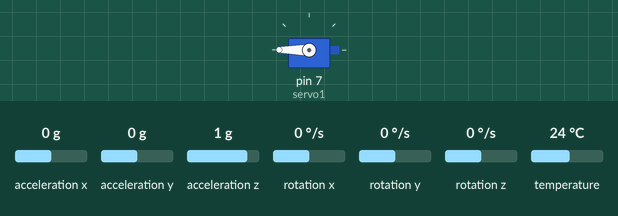
Simulated run of this sketch. Board: Arduino Uno, built with avr-gcc and run on an emulated ATmega328P. On the bench: servo. Inputs (shaded band) come from the test bench; at power-on: acceleration x 0 g, acceleration y 0 g, acceleration z 1 g, rotation x 0 °/s, rotation y 0 °/s, rotation z 0 °/s, temperature 24 °C. What the sketch prints to the serial monitor is not drawn.

Above: at 1.3 s.
1.4 s: acceleration x set to -1.4 g
At 1.9 s:
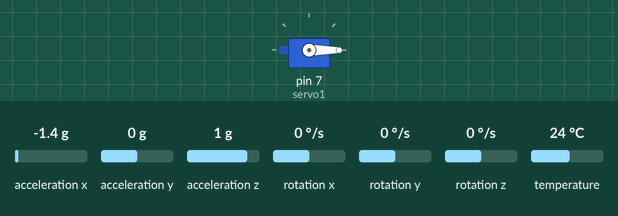
2.9 s: acceleration x set to -0.8 g
At 4.1 s:
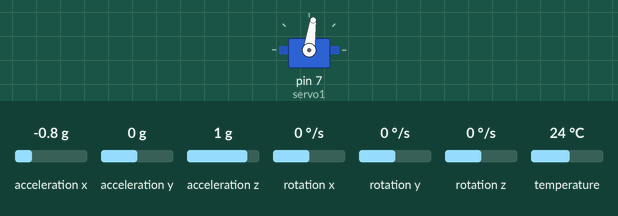
4.4 s: acceleration x set to 0 g
At 5.4 s:
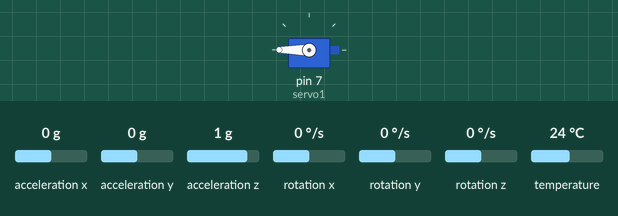
Timing chart, 0 to 7.4 s (numbered marks = the images above; inputs shaded):
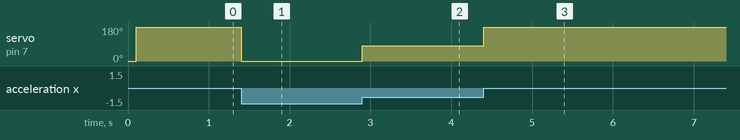

The sketch:

Arduino_Servo_MPU6050.ino
```cpp
#include <Adafruit_MPU6050.h>
#include <Adafruit_Sensor.h>
#include <Wire.h>
#include <Servo.h>
#include <math.h>

Adafruit_MPU6050 mpu;
int x = 0;
int y = 0;
int z = 0;

Servo servo1;

int value  = 0;

void setup(void) {
  Serial.begin(115200);

  // Try to initialize!
  if (!mpu.begin()) {
    Serial.println("Failed to find MPU6050 chip");
    while (1) {
      delay(10);
    }
  }
  Serial.println("MPU6050 Found!");

  // set accelerometer range to +-8G
  mpu.setAccelerometerRange(MPU6050_RANGE_8_G);

  // set gyro range to +- 500 deg/s
  mpu.setGyroRange(MPU6050_RANGE_500_DEG);

  // set filter bandwidth to 21 Hz
  mpu.setFilterBandwidth(MPU6050_BAND_21_HZ);

  delay(100);
  servo1.attach(7);

  servo1.write(0);

}

void loop() {
  /* Get new sensor events with the readings */
  sensors_event_t a, g, temp;
  mpu.getEvent(&a, &g, &temp);

  x = a.gyro.x;
  y = a.gyro.y;
  z = a.gyro.z;

  Serial.println(x);

  int xi = 33;//Serial.readUntil('');
  int yi = -33;//Serial.readUntil('');
  int zi = 79;//Serial.readUntil('');

  int xf, yf, zf;

  //xf = Serial.readStringUntil('\n').toInt();
  //yf = Serial.readStringUntil('\n').toInt();
  xf=56;
  yf=56;
  zf =79;
  float magnitude = sqrt(pow(xf - xi, 2) + pow(yf-yi, 2) + pow(zf - zi, 2));
  float anglex = acos((xf-xi)/magnitude) * 180/M_PI;
  float angley = acos((yf-yi)/magnitude) * 180/M_PI;
  float anglez = acos((zf-zi)/magnitude) * 180/M_PI;
  int value_x=map(x,-10,10,75,360);

  int differencex = value_x-anglex;

  value = map(differencex,  0, 90, 0, 180);
  Serial.println(value);
  servo1.write(value);

}
```

Measured:
- after the input at 1.4 s, servo on pin 7 (servo1): 180° → 0° at once
- after the input at 2.9 s, servo on pin 7 (servo1): 0° → 82° at once
- after the input at 4.4 s, servo on pin 7 (servo1): 82° → 180° at once
